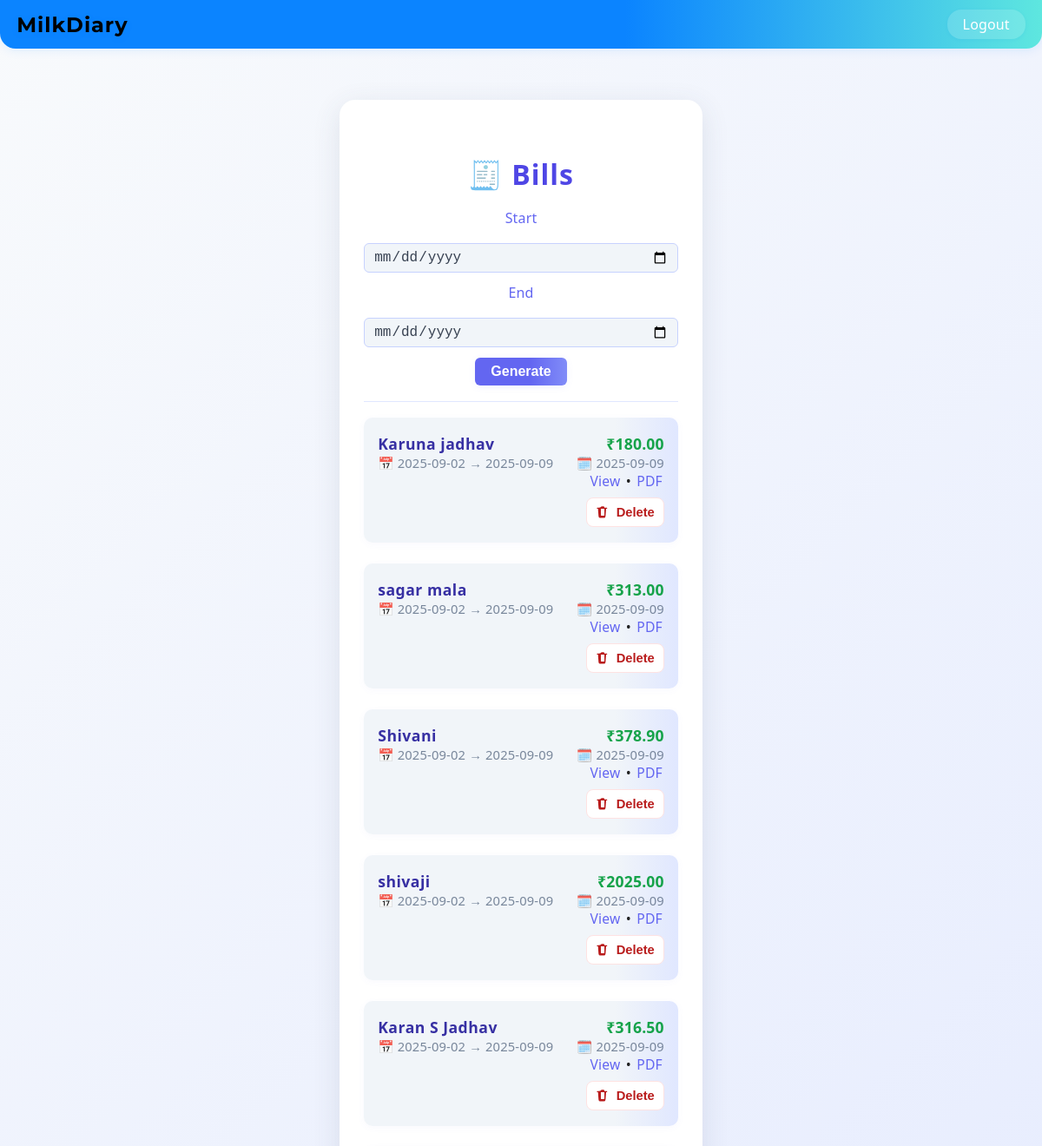
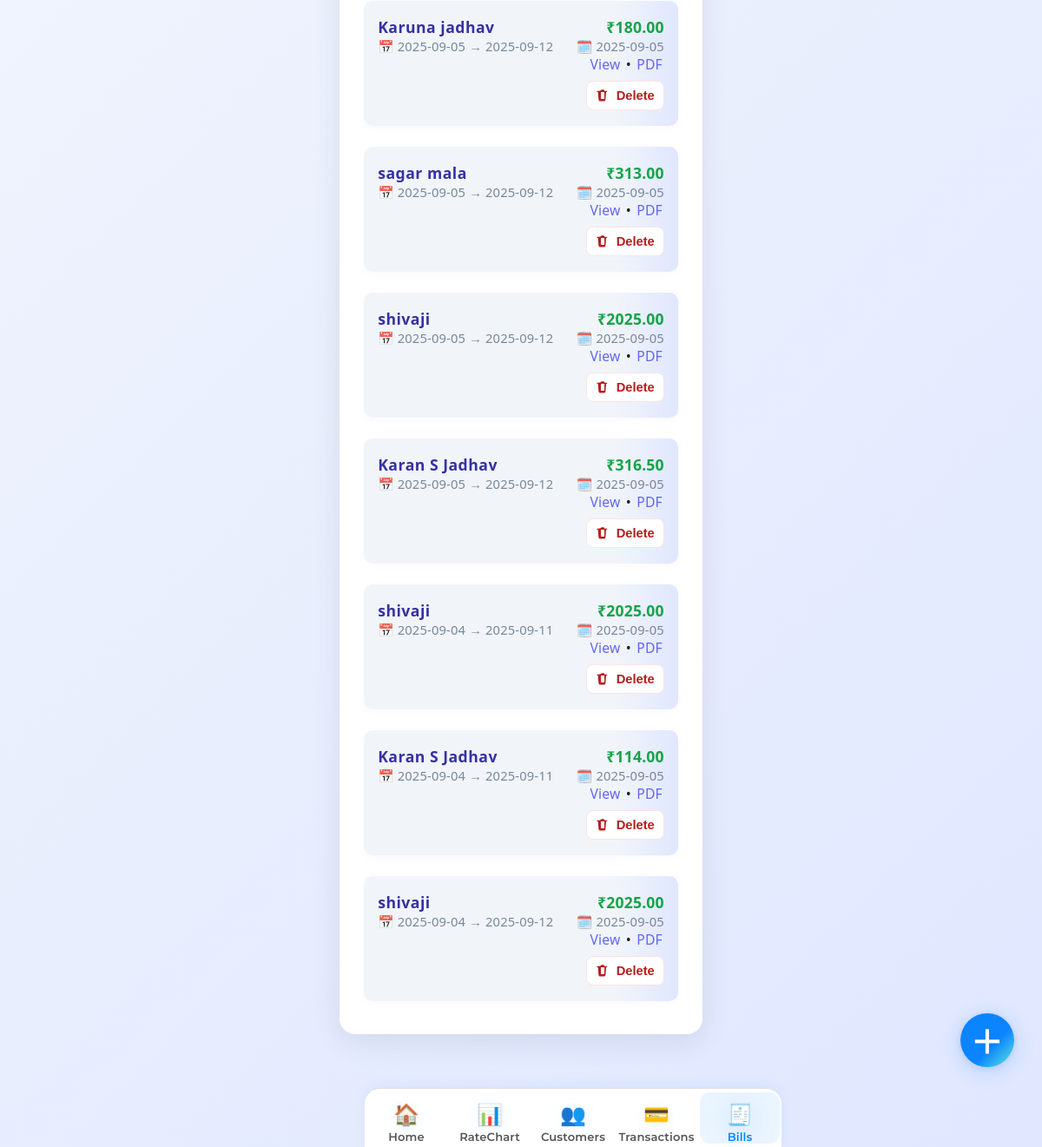
The app's page /bills (signed in), older data (2 pictures, top to bottom).
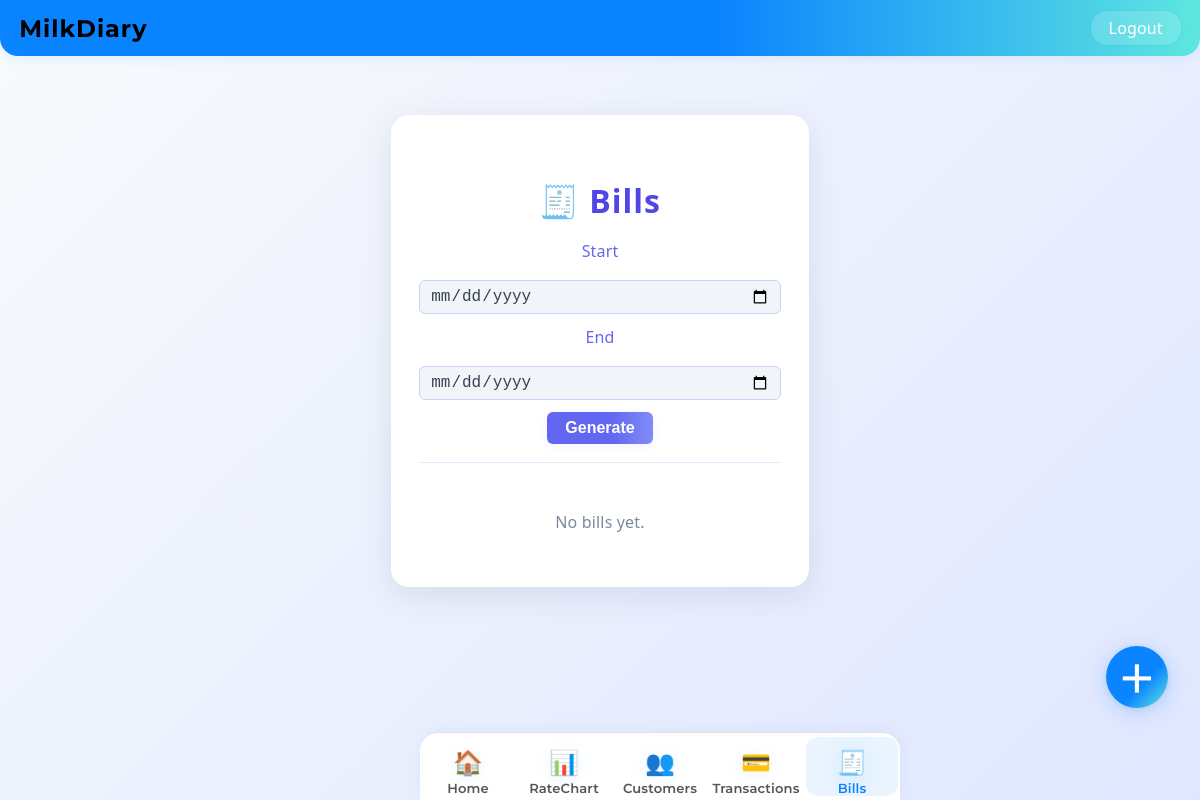
The same page, newer data.
### models.py (models this page shows)
class Bill(db.Model):
    __tablename__ = "bill"
    id = db.Column(db.Integer, primary_key=True)
    customer_id = db.Column(db.Integer, db.ForeignKey("customer.id"), nullable=False)
    week_start = db.Column(db.Date, nullable=False)
    week_end = db.Column(db.Date, nullable=False)
    total_amount = db.Column(db.Float, nullable=False)
    generated_date = db.Column(db.DateTime, default=datetime.utcnow)
    customer = db.relationship("Customer", backref="bills")

class Customer(db.Model):
    __tablename__ = "customer"
    id = db.Column(db.Integer, primary_key=True)
    name = db.Column(db.String(120), nullable=False)
    phone = db.Column(db.String(30))
    address = db.Column(db.String(250))
    created_at = db.Column(db.DateTime, default=datetime.utcnow)
    user = db.relationship("User", backref="customer", uselist=False)

### billing.py (the view)
@billing.route("/bills")
@login_required
def bills_list():
    bills = Bill.query.order_by(Bill.generated_date.desc()).all()
    return render_template("bills.html", bills=bills)

### templates/bills.html (shortened to what this page needs)
{% extends "base.html" %}
{% block content %}
<div class="pad">
  <div class="card">
    <h3>🧾 Bills</h3>
    <form method="post" action="{{ url_for('billing.generate_bills_for_range') }}" class="inline-form">
      <label>Start</label>
      <input type="date" name="start_date" required>
      <label>End</label>
      <input type="date" name="end_date" required>
      <button type="submit">Generate</button>
    </form>
    <hr>
    <div class="list" id="billsList">
      {% for b in bills %}
      <div class="list-item" id="bill-{{ b.id }}" data-cust-name="{{ b.customer.name|e }}">
        <div>
          <strong>{{ b.customer.name }}</strong>
          <div class="muted small">📅 {{ b.week_start }} → {{ b.week_end }}</div>
        </div>
        <div style="text-align:right;">
          <div style="font-size:1.1em; color:#16a34a; font-weight:600;">₹{{ '%.2f'|format(b.total_amount) }}</div>
          <div class="muted small">🗓️ {{ b.generated_date.strftime('%Y-%m-%d') }}</div>
          <a class="tiny-link" href="{{ url_for('billing.bill_detail', bill_id=b.id) }}">View</a> •
          <a class="tiny-link" href="{{ url_for('billing.bill_pdf', bill_id=b.id) }}">PDF</a>
          {% if current_user.role == 'admin' %}
          <div style="margin-top:8px;">
            <button class="btn-delete" data-bill-id="{{ b.id }}" aria-label="Delete bill {{ b.id }}">
              Delete
            </button>
          </div>
          {% endif %}
        </div>
      </div>
      {% else %}
      <div class="muted" style="text-align:center; padding: 30px 0;">No bills yet.</div>
      {% endfor %}
    </div>
  </div>
</div>
{% endblock %}

Row changes from the older to the newer data that the page shows:
removed Bill: customer.name "Karuna jadhav", week_start "2025-09-02", week_end "2025-09-09", total_amount "180.00", generated_date "2025-09-09"
removed Bill: customer.name "sagar mala", week_start "2025-09-02", week_end "2025-09-09", total_amount "313.00", generated_date "2025-09-09"
removed Bill: customer.name "Shivani", week_start "2025-09-02", week_end "2025-09-09", total_amount "378.90", generated_date "2025-09-09"
removed Bill: customer.name "shivaji", week_start "2025-09-02", week_end "2025-09-09", total_amount "2025.00", generated_date "2025-09-09"
removed Bill: customer.name "Karan S Jadhav", week_start "2025-09-02", week_end "2025-09-09", total_amount "316.50", generated_date "2025-09-09"
removed Bill: customer.name "Karuna jadhav", week_start "2025-09-05", week_end "2025-09-12", total_amount "180.00", generated_date "2025-09-05"
removed Bill: customer.name "sagar mala", week_start "2025-09-05", week_end "2025-09-12", total_amount "313.00", generated_date "2025-09-05"
removed Bill: customer.name "shivaji", week_start "2025-09-05", week_end "2025-09-12", total_amount "2025.00", generated_date "2025-09-05"
removed Bill: customer.name "Karan S Jadhav", week_start "2025-09-05", week_end "2025-09-12", total_amount "316.50", generated_date "2025-09-05"
removed Bill: customer.name "shivaji", week_start "2025-09-04", week_end "2025-09-11", total_amount "2025.00", generated_date "2025-09-05"
removed Bill: customer.name "Karan S Jadhav", week_start "2025-09-04", week_end "2025-09-11", total_amount "114.00", generated_date "2025-09-05"
removed Bill: customer.name "shivaji", week_start "2025-09-04", week_end "2025-09-12", total_amount "2025.00", generated_date "2025-09-05"
Text that changed along with them:
text now shown: "No bills yet."
